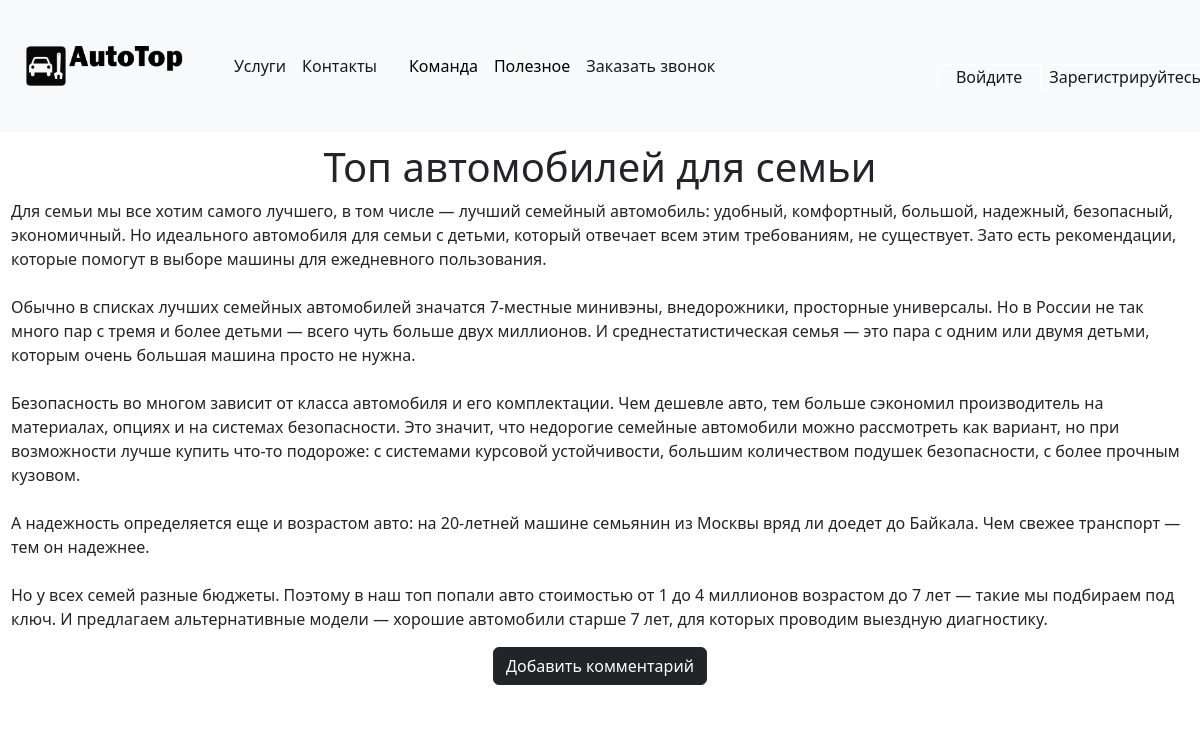
The page /useful/3 on the database as committed earlier.
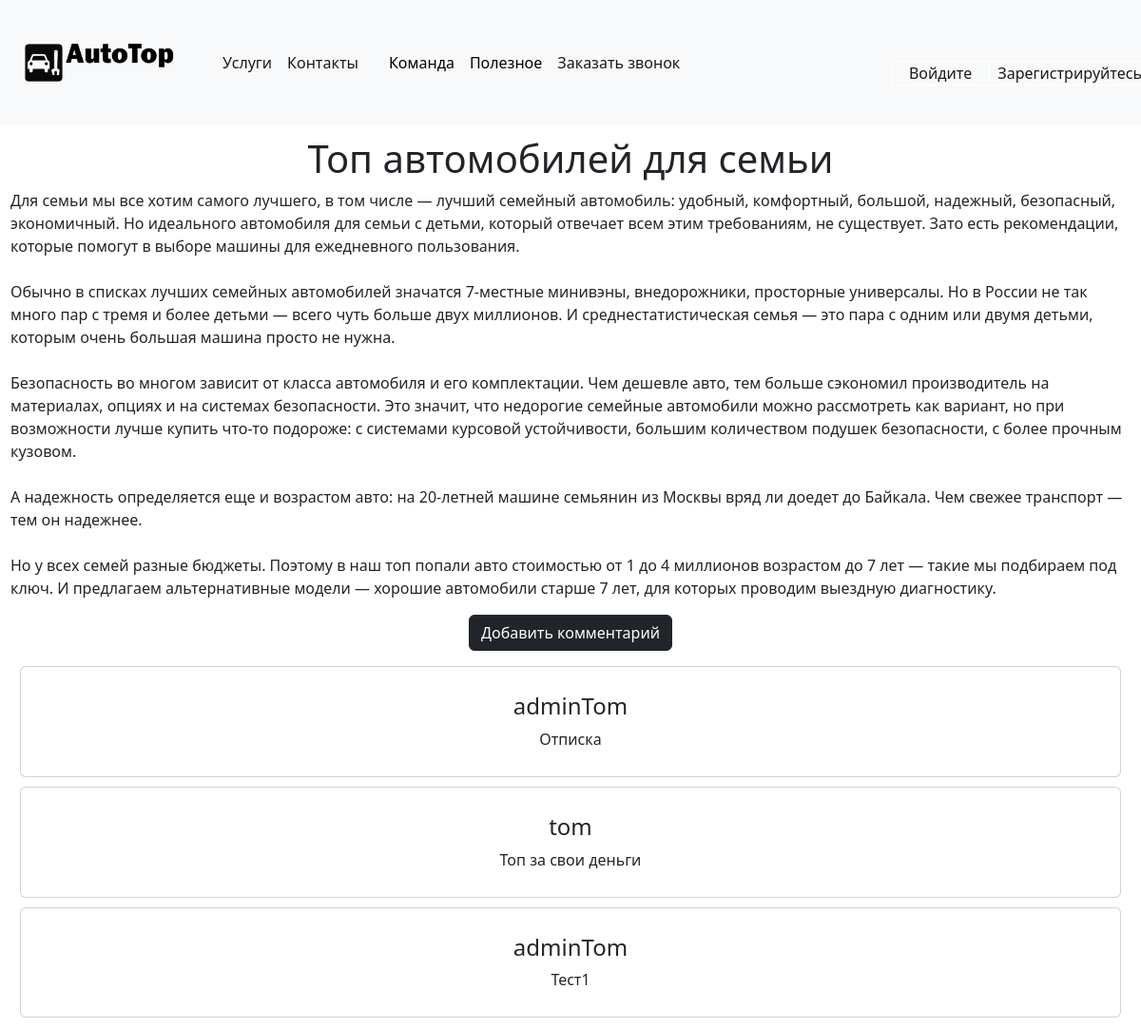
The same page on the database as committed later.
### home/models.py (models this page shows, shortened)
class Comment(models.Model):
    article = models.ForeignKey(
        'Articles',
        on_delete=models.CASCADE,
    )
    author = models.ForeignKey(
        'auth.User',
        on_delete=models.CASCADE,
    )
    content = models.TextField('Комментарий')
    pub_date = models.DateTimeField('Дата комментария', default=datetime.now())

### home/views.py (the view)
# urls.py: path('useful/<int:pk>', views.NewsDetailView.as_view(), name='news-detail'),
class NewsDetailView(DetailView):
    model = Articles
    form_class = CommentForm()
    template_name = 'home/detail_news.html'
    context_object_name = 'article'
    def get_context_data(self, *args, **kwargs):
        comm = super(NewsDetailView, self).get_context_data(**kwargs)
        pk = self.kwargs.get('pk')
        comm['comments'] = Comment.objects.filter(article=pk)
        return comm

### home/templatetags/define_action.py (called while the page is built)
@register.simple_tag
def define(val=None):
  print(type(val))
  return val

### templates/home/detail_news.html (shortened to what this page needs)
{% extends 'home/base.html' %}
{% load define_action %}
{% block content %}
{% define article.id as action %}
    <h1>{{ article.title }}</h1>
<p align="left">{{article.full_text|safe}}</p>
<form  action="{% url 'comment' action %}">
    <input class="btn btn-dark" type="submit" value="Добавить комментарий" />
</form>
{% for item in comments %}
        <div class="card">
            <div class="card-body">
                <h4 class="card-title">{{ item.author }}</h4>
                <p class="card-text">{{ item.content }}</p>
            </div>
        </div>
{% endfor %}
{% endblock content %}

Rows that differ between the two databases and show on the page:
added Comment: author "adminTom", content "Отписка"
added Comment: author "tom", content "Топ за свои деньги"
added Comment: author "adminTom", content "Тест1"
